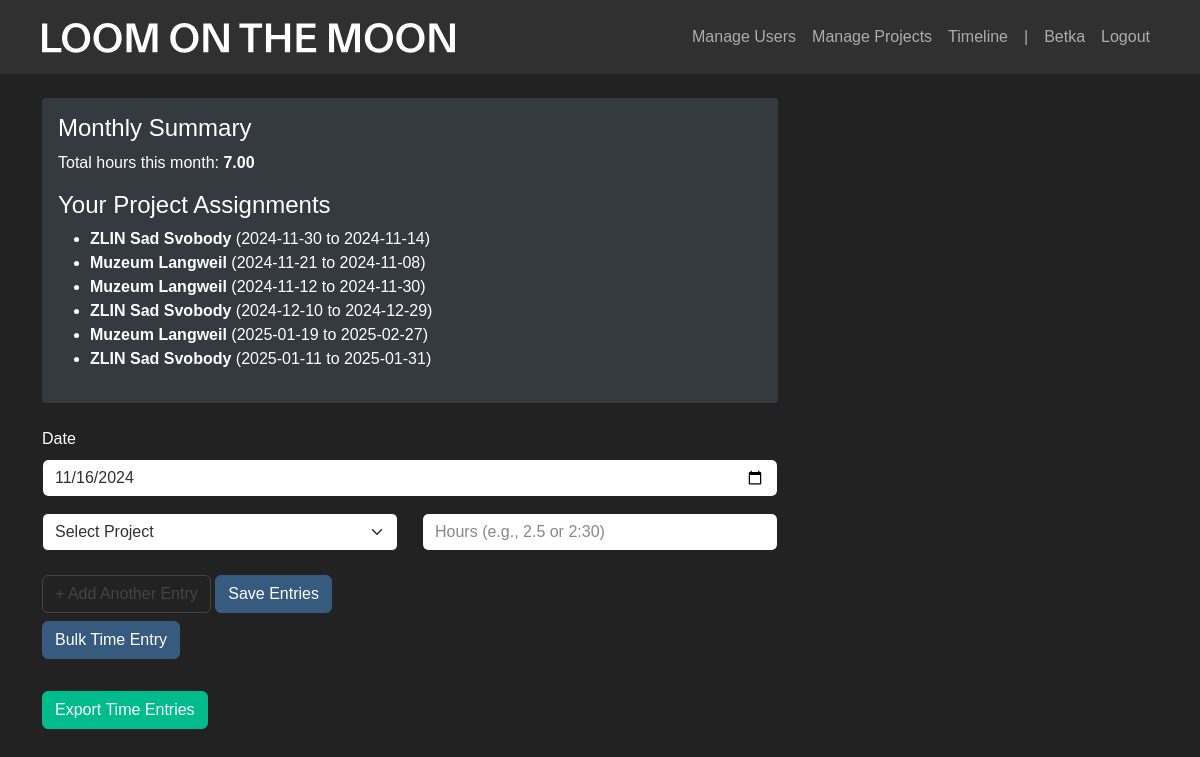
The app's page / (signed in) with its own data.
### app/models.py (models this page shows)
class User(UserMixin, db.Model):
    id = db.Column(db.Integer, primary_key=True)
    username = db.Column(db.String(80), unique=True, nullable=False)
    password = db.Column(db.String(120), nullable=False)
    is_admin = db.Column(db.Boolean, default=False)
    is_active = db.Column(db.Boolean, default=True)  # New field
    time_entries = db.relationship('TimeEntry', backref='user', lazy=True)

class ProjectAssignment(db.Model):
    __tablename__ = 'project_assignment'
    id = db.Column(db.Integer, primary_key=True)
    user_id = db.Column(db.Integer, db.ForeignKey('user.id'), nullable=False)
    project_id = db.Column(db.Integer, db.ForeignKey('project.id'), nullable=False)
    start_date = db.Column(db.Date, nullable=False)
    end_date = db.Column(db.Date, nullable=False)
    user = db.relationship('User', backref=db.backref('assignments', cascade='all, delete-orphan'))
    project = db.relationship('Project', backref=db.backref('assignments', cascade='all, delete-orphan'))

class Project(db.Model):
    id = db.Column(db.Integer, primary_key=True)
    name = db.Column(db.String(100), unique=True, nullable=False)
    deadline = db.Column(db.Date, nullable=True)
    is_active = db.Column(db.Boolean, default=True)  # New field
    time_entries = db.relationship('TimeEntry', backref='project', lazy=True)

### app/main.py (the view)
@main.route('/')
@login_required
def index():
    if current_user.is_admin:
        projects = Project.query.all()
        users = User.query.all()
    else:
        projects = Project.query.filter_by(is_active=True).all()
        users = None
    current_month_hours = TimeEntry.query \
        .filter(TimeEntry.user_id == current_user.id) \
        .filter(extract('month', TimeEntry.date) == datetime.now().month) \
        .with_entities(func.sum(TimeEntry.hours)) \
        .scalar() or 0
    user_assignments = ProjectAssignment.query.filter_by(user_id=current_user.id).all()
    return render_template(
        'index.html',
        projects=projects,
        users=users,
        current_month_hours=current_month_hours,
        user_assignments=user_assignments
    )

### app/__init__.py (called while the page is built)
def create_app():
    app = Flask(__name__)
    app.config['SECRET_KEY'] = 'your-secret-key-here'  # Change this in production
    app.config['SQLALCHEMY_DATABASE_URI'] = 'sqlite:///timetracker.db'
    db.init_app(app)
    login_manager.init_app(app)
    login_manager.login_view = 'auth.login'
    migrate.init_app(app, db)
    from .models import User
    @login_manager.user_loader
    def load_user(user_id):
        return User.query.get(int(user_id))
    from .auth import auth as auth_blueprint
    from .main import main as main_blueprint
    app.register_blueprint(auth_blueprint)
    app.register_blueprint(main_blueprint)
    with app.app_context():
        db.create_all()
    return app

### app/templates/index.html (shortened to what this page needs)
{% extends "base.html" %}
{% block content %}
<div class="row">
    <div class="col-md-8">
        <div class="monthly-summary">
            <h4>Monthly Summary</h4>
            <p>Total hours this month: <strong>{{ "%.2f"|format(current_month_hours) }}</strong></p>
            <h4>Your Project Assignments</h4>
            <ul>
                {% for assignment in user_assignments %}
                <li>
                    <strong>{{ assignment.project.name }}</strong>
                    ({{ assignment.start_date.strftime('%Y-%m-%d') }} to {{ assignment.end_date.strftime('%Y-%m-%d') }})
                </li>
                {% else %}
                <li>No project assignments.</li>
                {% endfor %}
            </ul>
        </div>
        <form id="timeEntryForm">
            <div class="mb-3">
                <label for="entry-date" class="form-label">Date</label>
                <input type="date" class="form-control" id="entry-date" required>
            </div>
            <div id="entries-container">
                <div class="entry-row row">
                    <div class="col-md-6">
                        <select class="form-select project-select" required>
                            <option value="">Select Project</option>
                        </select>
                    </div>
                    <div class="col-md-6">
                        <input type="text" class="form-control hours-input"
                            placeholder="Hours (e.g., 2.5 or 2:30)" required>
                    </div>
                </div>
            </div>
            <button type="button" class="btn btn-outline-secondary add-entry-btn"
                    onclick="addEntryRow()">+ Add Another Entry</button>
            <button type="submit" class="btn btn-primary">Save Entries</button>
        </form>
        <a href="{{ url_for('main.bulk_entry') }}" class="btn btn-primary">Bulk Time Entry</a>
        <div>
            <div class="export-section">
                <button type="button" class="btn btn-success"
                        onclick="showExportModal()">Export Time Entries</button>
            </div>
        </div>
    </div>
</div>
{% endblock %}

### app/templates/base.html (shortened to what this page needs)
<!DOCTYPE html>
<html lang="en">
<head>
    <link rel="stylesheet" href="https://cdn.jsdelivr.net/npm/bootswatch@5.1.3/dist/darkly/bootstrap.min.css">
    <link rel="stylesheet" href="https://cdn.jsdelivr.net/npm/bootstrap-icons@1.7.2/font/bootstrap-icons.css">
</head>
<body>
    <nav class="navbar navbar-expand-lg navbar-dark bg-dark">
        <div class="container">
            <a class="navbar-brand" href="{{ url_for('main.index') }}">
                <img src="{{ url_for('static', filename='assets/loomonthemoon_logo.svg') }}" alt="Logo" height="30">
            </a>
            <div class="navbar-nav ms-auto">
                {% if current_user.is_authenticated %}
                {% if current_user.is_admin %}
                <li class="nav-item">
                    <a class="nav-link" href="{{ url_for('main.manage_users') }}">Manage Users</a>
                </li>
                <li class="nav-item">
                    <a class="nav-link" href="{{ url_for('main.manage_projects') }}">Manage Projects</a>
                </li>
                <li class="nav-item">
                    <a class="nav-link" href="{{ url_for('main.admin_timeline') }}">Timeline</a>
                </li>
                <li class="nav-item">
                    <a class="nav-link" href="#">|</a>
                </li>
                {% endif %}
                    <span class="nav-item nav-link">{{ current_user.username }}</span>
                    <a class="nav-item nav-link" href="{{ url_for('auth.logout') }}">Logout</a>
                {% endif %}
            </div>
        </div>
    </nav>
    <div class="container mt-4">
        {% block content %}{% endblock %}
    </div>
</body>
</html>

### records on screen
User: username "Betka"
ProjectAssignment: project.name "ZLIN Sad Svobody", start_date "2024-11-30", end_date "2024-11-14"
ProjectAssignment: project.name "Muzeum Langweil", start_date "2024-11-21", end_date "2024-11-08"
ProjectAssignment: project.name "Muzeum Langweil", start_date "2024-11-12", end_date "2024-11-30"
ProjectAssignment: project.name "ZLIN Sad Svobody", start_date "2024-12-10", end_date "2024-12-29"
ProjectAssignment: project.name "Muzeum Langweil", start_date "2025-01-19", end_date "2025-02-27"
ProjectAssignment: project.name "ZLIN Sad Svobody", start_date "2025-01-11", end_date "2025-01-31"

### other values on screen
{{ "%.2f"|format(current_month_hours) }} "7.00"
